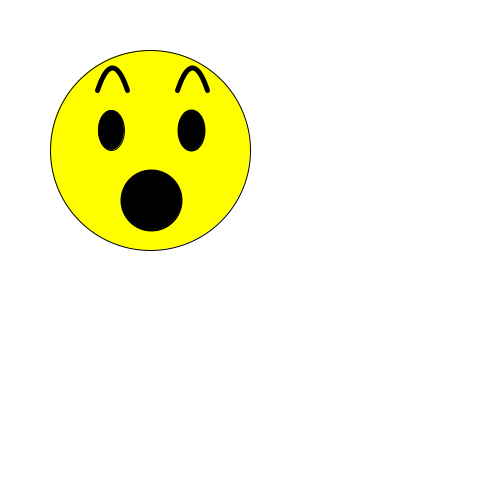
Frame 1 (no input)
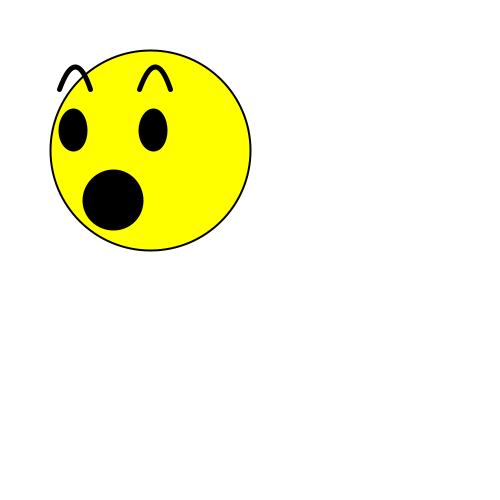
Frame 60 (the mouse pressed at the canvas centre just before this capture)
Frame 120 (the mouse held since frame 60 and released just before this capture): identical to frame 60, image omitted

The Processing sketch that drew these frames (run headless with seeded random() and noise(); from frame 60 on, the mouse is pressed at the canvas centre):

// Processing sketch: Emoji___COMPUTACAO_GR_FICA
// ── Emoji___COMPUTACAO_GR_FICA.pde
void setup(){
  frameRate(10);
  size(500, 500);
  
}
int horizontalPosition = 1;
int state = 0;
boolean isGoingFoward = true;

void draw() {
 background(255);
 Face myFace = new Face(150, 150, 200, 200, state, horizontalPosition);

 if (state < 10 && isGoingFoward) {
  state++; 
  horizontalPosition+=3;
 } else {
  if (state > 0 && !isGoingFoward) {
    state--;
    horizontalPosition-=3;
  } 
 }
 if (state == 10) {
  isGoingFoward = false; 
  horizontalPosition=-10;
 }
 
 if (state == 0) {
  isGoingFoward = true;
  horizontalPosition=-10;
 }

}

public class Face{
  private Eye leftEye;
  private Eye rightEye;
  private Mouth myMouth;
  
  private float positionX;
  private float positionY;
  private float heightFace;
  private float widthFace;
  
  // controla qual a posição dos elementos da face
  private int state;
  private int horizontalPosition;
  
  Face(float positionX, float positionY, float widthFace, float heightFace, int state, int horizontalPosition){
    this.positionX = positionX;
    this.positionY = positionY;
    this.heightFace = heightFace;
    this.widthFace = widthFace;
    this.state = state;
    this.horizontalPosition = horizontalPosition;
    
    drawFace();
  }
  
  private void drawFace(){
    fill(255, 255, 0);
    ellipse(positionX, positionY, heightFace, widthFace);
    noFill();
    
    
    leftEye = new Eye(positionX - 40 + horizontalPosition, positionY - 20, widthFace * 0.13, heightFace * 0.2, this.state);
    rightEye = new Eye(positionX + 40 + horizontalPosition, positionY - 20, widthFace * 0.13, heightFace * 0.2, this.state);
    
    myMouth = new Mouth(positionX + horizontalPosition, positionY + 50, widthFace * 0.3, heightFace * 0.4, this.state);
  }
  
}

public class Mouth{
  private float positionX;
  private float positionY;
  private float heightMouth;
  private float widthMouth;
  private int state;
  
  Mouth(float positionX, float positionY, float widthMouth, float heightMouth, int state){
    this.positionX = positionX;
    this.positionY = positionY;
    this.heightMouth = heightMouth;
    this.widthMouth = widthMouth;
    this.state = state;
    
    drawMouth();
  }
  
  private void drawMouth(){
    fill(0);
    if(state < 5){
      ellipse(positionX, positionY, widthMouth-state, widthMouth-state);
    }else{
      ellipse(positionX, positionY, widthMouth, heightMouth + state);
    }
    noFill();
  }
}

public class Eye {
  private float positionX;
  private float positionY;
  private float heightEye;
  private float widthEye;
  private int state;
  
  private Eyebrow eyebrow;
  
  Eye(float positionX, float positionY, float widthEye, float heightEye, int state){
    this.positionX = positionX;
    this.positionY = positionY;
    this.heightEye = heightEye;
    this.widthEye = widthEye;
    this.state = state;
    
    drawEye();
  }
  
  private void drawEye(){
    
    if(state == 5){
      fill(0);
      ellipse(positionX, positionY, widthEye + state, 3 + state);
      noFill();
      
      this.eyebrow = new Eyebrow(positionX, positionY - 40, this.state);
    }else{
      fill(0);
      ellipse(positionX, positionY, widthEye + state, heightEye + state);
      noFill();
      this.eyebrow = new Eyebrow(positionX, positionY - 40, this.state);
    }
    
  }
}

public class Eyebrow {
  private float startPosition;
  private float heightEyebrow;
  private int state;
  
  Eyebrow(float startPosition, float heightEyebrow, int state) {
    this.startPosition = startPosition - 14;
    this.heightEyebrow = heightEyebrow;
    this.state = state;
    drawEyebrow();
  }
  
  void drawEyebrow() {  
    
    strokeWeight(5);
    bezier(startPosition, heightEyebrow + state * -1, startPosition + 10 + state, heightEyebrow - 30 + state * -1, startPosition + 20 + state, heightEyebrow - 30 + state * -1, startPosition + 30 + state, heightEyebrow + state * -1);
    strokeWeight(2);
    
    
    
  }
}
